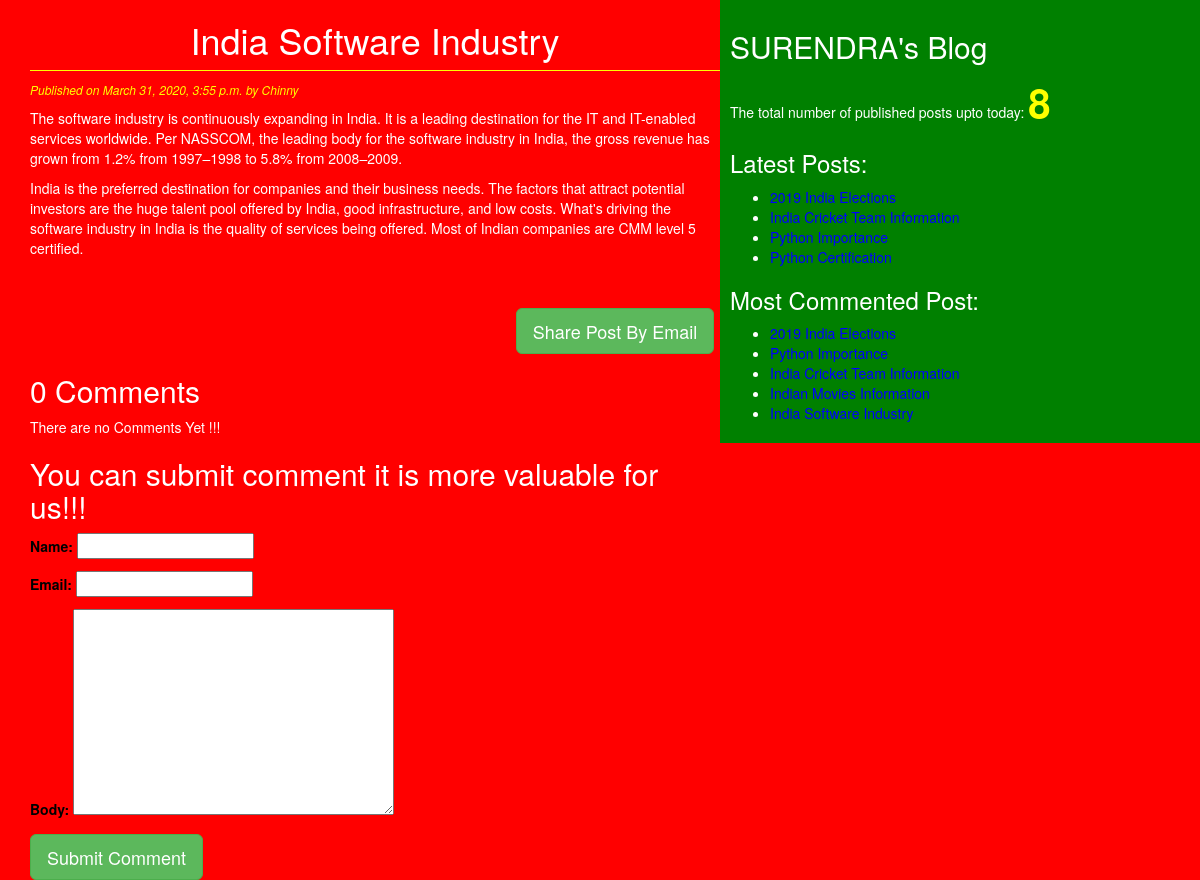
Page /2020/03/31/india-software-industry/ on the committed database.
### blog/models.py (models this page shows, shortened)
class Post(models.Model):
    STATUS_CHOICES=(('draft','Draft'),('published','Published'))
    title=models.CharField(max_length=256)
    slug=models.SlugField(max_length=264,unique_for_date='publish')
    author=models.ForeignKey(User,related_name='blog_posts',on_delete=models.DO_NOTHING)
    body=models.TextField()
    publish=models.DateTimeField(default=timezone.now)
    created=models.DateTimeField(auto_now_add=True)
    updated=models.DateTimeField(auto_now=True)
    status=models.CharField(max_length=10,choices=STATUS_CHOICES,default='draft')
    objects=CustomManager()
    tags=TaggableManager()
    class Meta:
        ordering=('-publish',)
    def get_absolute_url(self):
        return reverse('post_detail',args=[self.publish.year,self.publish.strftime('%m'),self.publish.strftime('%d'),
        self.slug])

### blog/views.py (the view)
# urls.py: re_path(r'^(?P<year>\d{4})/(?P<month>\d{2})/(?P<day>\d{2})/(?P<post>[-\w]+)/$', views.post_detail_view,name="post_detail"),
def post_detail_view(request,year,month,day,post):
        post=get_object_or_404(Post,slug=post,
                                    status="published",
                                    publish__year=year,
                                    publish__month=month,
                                    publish__day=day)
        comments=post.comments.filter(active=True)
        csubmit=False
        if request.method=='POST':
            form=CommentForm(request.POST)
            if form.is_valid():
                new_comment=form.save(commit=False)
                new_comment.post=post
                new_comment.save()
                csubmit=True
        else:
            form=CommentForm()
        return render(request,'blog/post_detail.html',{'post':post,'form':form,'csubmit':csubmit,'comments':comments})

### blog/forms.py
class CommentForm(forms.ModelForm):
    class Meta:
        model=Comment
        fields=('name','email','body')

### blog/models.py (called while the page is built)
    def get_queryset(self):
        return super().get_queryset().filter(status="published")

### blog/templatetags/blog_tags.py (called while the page is built)
@register.simple_tag(name='my_tag')
def total_posts():
    return Post.objects.count()

@register.inclusion_tag('blog/latest_posts123.html')
def show_latest_post(count=3):
    latest_posts=Post.objects.order_by('-publish')[:count]
    return {'latest_posts':latest_posts}

@register.simple_tag
def get_most_commented_posts(count=5):
    return Post.objects.annotate(total_comments=Count('comments')).order_by('-total_comments')[:count]

### templates/blog/post_detail.html (shortened to what this page needs)
<!DOCTYPE html>
{%extends 'blog/base.html'%}
    {%block content%}
        <h1>{{post.title}}</h1>
        <p id="date">Published on {{post.publish}} by {{post.author|title}}</p>
        {{post.body|linebreaks}}<br><br>
        <div class="container" align='center'>
            <a href="/{{post.id}}/share" class="btn btn-lg btn-success">Share Post By Email</a>
        </div>
    {%with comments.count as comments_count%}
      <h2>{{comments_count}} Comment{{comments_count|pluralize}}</h2>
    {%endwith%}
    {%if comments%}
      {%for comment in comments%}
          <p id="ch">Comment {{forloop.counter}} by {{comment.name}} on {{comment.created}}</p>
          <div class="cb">{{comment.body|linebreaks}}</div>
      {%endfor%}
      <hr>
      {%else%}
        <p>There are no Comments Yet !!!</p>
    {%endif%}
    {%if csubmit%}
        <h2>Your Comment Added Successfully</h2>
        {%else%}
        <h2>You can submit comment it is more valuable for us!!!</h2>
        <form method="post">
            {{form.as_p}}
            <input type="submit"  class="btn btn-success btn-lg"value="Submit Comment">
        </form>
    {%endif%}
  {%endblock%}

### templates/blog/base.html (shortened to what this page needs)
<!DOCTYPE html>
{%load blog_tags%}
{%load static%}
<html lang="en" dir="ltr">
  <head>
    <link rel="stylesheet" href="https://maxcdn.bootstrapcdn.com/bootstrap/3.3.7/css/bootstrap.min.css"
>
    <link rel="stylesheet" href="{% static "css/blog.css" %}">
  </head>
  <body>
    <div class="content">
        {%block content%}{%endblock%}
    </div>
    <div class="sidebar">
        <h2>SURENDRA's Blog</h2>
        <p>The total number of published posts upto  today: <span id="pcount">{%my_tag%}</span> </p>
        <h3>Latest Posts:</h3>{%show_latest_post 4%}
        <h3>Most Commented Post:</h3>
          {%get_most_commented_posts as most_commented_posts%}
          <ul>
            {%for post in most_commented_posts%}
              <li><a href="{{post.get_absolute_url}}">{{post.title}}</a></li>
            {%endfor%}
          </ul>
    </div>
  </body>
</html>

### templates/blog/latest_posts123.html
<ul>
  {%for post in latest_posts%}
    <li><a href="{{post.get_absolute_url}}">{{post.title}}</a></li>
  {%endfor%}
</ul>

### static/css/blog.css (style rules this page uses)
.content { width: 60%; height: 100%; float: left; padding: 0 0 0 30px; background: red; }
.sidebar { width: 40%; height: 100%; float: right; padding: 10px; background: green; }
h1 { text-align: center; border-bottom: 1px solid yellow; padding-bottom: 10px; }
body { color: white; background-color: red; }
#date { color: yellow; font-size: 12px; font-style: italic; }
a { color: blue; }
form { color: Black; }
#pcount { font-size: 40px; color: yellow; font-weight: bold; }

### rows in the picture
Post: title "India Software Industry", publish "March 31, 2020, 3:55 p.m.", author "Chinny", body "The software industry is continuously expanding in India. It is a leading destination for the IT and IT-enabled services worldwide. Per NASSCOM, the leading body for the software industry in India, the gross revenue has grown from 1.2% from 1997–1998 to 5.8% from 2008–2009. India is the preferred destination for companies and their business needs. The factors that attract potential investors are the huge talent pool offered by India, good infrastructure, and low costs. What's driving the software industry in India is the quality of services being offered. Most of Indian companies are CMM level 5 certified."
Post: title "2019 India Elections"
Post: title "India Cricket Team Information"
Post: title "Python Importance"
Post: title "Python Certification"
Post: title "Indian Movies Information"

### other values in the picture
{{ comments_count }} "0"
